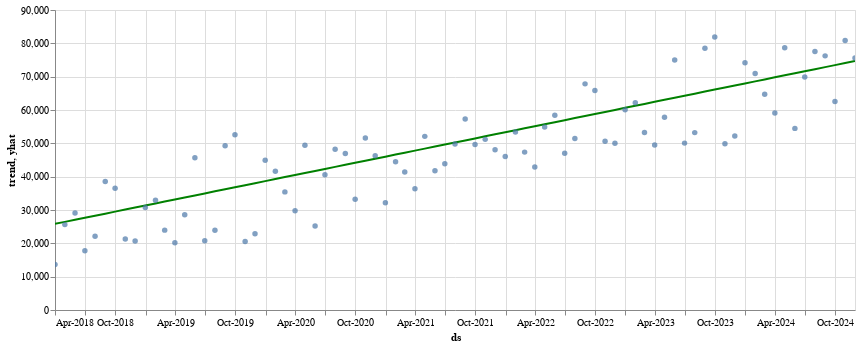

Source (notebook cell):
### Code cell
exp.monthly_projection().properties(width=800)

### Figure 1 — Vega specification as saved in the notebook (floating-point values rounded to 4 significant figures)
{"$schema": "https://vega.github.io/schema/vega/v5.json", "data": [{"name": "param_2_store"}, {"name": "source_0", "values": [{"ds": "2018-03-31T00:00:00.000", "trend": 25840.0, "yhat": 13640.0}, {"ds": "2018-04-30T00:00:00.000", "trend": 26440.0, "yhat": 25610.0}, {"ds": "2018-05-31T00:00:00.000", "trend": 27060.0, "yhat": 29100.0}, {"ds": "2018-06-30T00:00:00.000", "trend": 27660.0, "yhat": 17770.0}, {"ds": "2018-07-31T00:00:00.000", "trend": 28280.0, "yhat": 22160.0}, {"ds": "2018-08-31T00:00:00.000", "trend": 28910.0, "yhat": 38550.0}, {"ds": "2018-09-30T00:00:00.000", "trend": 29510.0, "yhat": 36550.0}, {"ds": "2018-10-31T00:00:00.000", "trend": 30130.0, "yhat": 21320.0}, {"ds": "2018-11-30T00:00:00.000", "trend": 30730.0, "yhat": 20730.0}, {"ds": "2018-12-31T00:00:00.000", "trend": 31350.0, "yhat": 30770.0}, {"ds": "2019-01-31T00:00:00.000", "trend": 31970.0, "yhat": 32900.0}, {"ds": "2019-02-28T00:00:00.000", "trend": 32530.0, "yhat": 23960.0}, {"ds": "2019-03-31T00:00:00.000", "trend": 33160.0, "yhat": 20180.0}, {"ds": "2019-04-30T00:00:00.000", "trend": 33760.0, "yhat": 28550.0}, {"ds": "2019-05-31T00:00:00.000", "trend": 34380.0, "yhat": 45710.0}, {"ds": "2019-06-30T00:00:00.000", "trend": 34980.0, "yhat": 20770.0}, {"ds": "2019-07-31T00:00:00.000", "trend": 35600.0, "yhat": 23920.0}, {"ds": "2019-08-31T00:00:00.000", "trend": 36220.0, "yhat": 49250.0}, {"ds": "2019-09-30T00:00:00.000", "trend": 36820.0, "yhat": 52600.0}, {"ds": "2019-10-31T00:00:00.000", "trend": 37450.0, "yhat": 20570.0}, {"ds": "2019-11-30T00:00:00.000", "trend": 38050.0, "yhat": 22870.0}, {"ds": "2019-12-31T00:00:00.000", "trend": 38670.0, "yhat": 44890.0}, {"ds": "2020-01-31T00:00:00.000", "trend": 39290.0, "yhat": 41630.0}, {"ds": "2020-02-29T00:00:00.000", "trend": 39870.0, "yhat": 35440.0}, {"ds": "2020-03-31T00:00:00.000", "trend": 40490.0, "yhat": 29770.0}, {"ds": "2020-04-30T00:00:00.000", "trend": 41090.0, "yhat": 49400.0}, {"ds": "2020-05-31T00:00:00.000", "trend": 41720.0, "yhat": 25180.0}, {"ds": "2020-06-30T00:00:00.000", "trend": 42320.0, "yhat": 40600.0}, {"ds": "2020-07-31T00:00:00.000", "trend": 42940.0, "yhat": 48240.0}, {"ds": "2020-08-31T00:00:00.000", "trend": 43560.0, "yhat": 46940.0}, {"ds": "2020-09-30T00:00:00.000", "trend": 44160.0, "yhat": 33260.0}, {"ds": "2020-10-31T00:00:00.000", "trend": 44780.0, "yhat": 51580.0}, {"ds": "2020-11-30T00:00:00.000", "trend": 45380.0, "yhat": 46270.0}, {"ds": "2020-12-31T00:00:00.000", "trend": 46000.0, "yhat": 32180.0}, {"ds": "2021-01-31T00:00:00.000", "trend": 46630.0, "yhat": 44470.0}, {"ds": "2021-02-28T00:00:00.000", "trend": 47190.0, "yhat": 41430.0}, {"ds": "2021-03-31T00:00:00.000", "trend": 47810.0, "yhat": 36360.0}, {"ds": "2021-04-30T00:00:00.000", "trend": 48410.0, "yhat": 52090.0}, {"ds": "2021-05-31T00:00:00.000", "trend": 49030.0, "yhat": 41780.0}, {"ds": "2021-06-30T00:00:00.000", "trend": 49630.0, "yhat": 43900.0}, {"ds": "2021-07-31T00:00:00.000", "trend": 50260.0, "yhat": 49790.0}, {"ds": "2021-08-31T00:00:00.000", "trend": 50880.0, "yhat": 57300.0}, {"ds": "2021-09-30T00:00:00.000", "trend": 51480.0, "yhat": 49620.0}, {"ds": "2021-10-31T00:00:00.000", "trend": 52100.0, "yhat": 51190.0}, {"ds": "2021-11-30T00:00:00.000", "trend": 52700.0, "yhat": 48060.0}, {"ds": "2021-12-31T00:00:00.000", "trend": 53320.0, "yhat": 46060.0}, {"ds": "2022-01-31T00:00:00.000", "trend": 53940.0, "yhat": 53370.0}, {"ds": "2022-02-28T00:00:00.000", "trend": 54510.0, "yhat": 47360.0}, {"ds": "2022-03-31T00:00:00.000", "trend": 55130.0, "yhat": 42920.0}, {"ds": "2022-04-30T00:00:00.000", "trend": 55730.0, "yhat": 54900.0}, {"ds": "2022-05-31T00:00:00.000", "trend": 56350.0, "yhat": 58390.0}, {"ds": "2022-06-30T00:00:00.000", "trend": 56950.0, "yhat": 47060.0}, {"ds": "2022-07-31T00:00:00.000", "trend": 57580.0, "yhat": 51450.0}, {"ds": "2022-08-31T00:00:00.000", "trend": 58200.0, "yhat": 67840.0}, {"ds": "2022-09-30T00:00:00.000", "trend": 58800.0, "yhat": 65840.0}, {"ds": "2022-10-31T00:00:00.000", "trend": 59420.0, "yhat": 50620.0}, {"ds": "2022-11-30T00:00:00.000", "trend": 60020.0, "yhat": 50020.0}, {"ds": "2022-12-31T00:00:00.000", "trend": 60650.0, "yhat": 60060.0}, {"ds": "2023-01-31T00:00:00.000", "trend": 61270.0, "yhat": 62190.0}, {"ds": "2023-02-28T00:00:00.000", "trend": 61830.0, "yhat": 53260.0}, {"ds": "2023-03-31T00:00:00.000", "trend": 62450.0, "yhat": 49480.0}, {"ds": "2023-04-30T00:00:00.000", "trend": 63050.0, "yhat": 57840.0}, {"ds": "2023-05-31T00:00:00.000", "trend": 63680.0, "yhat": 75000.0}, {"ds": "2023-06-30T00:00:00.000", "trend": 64280.0, "yhat": 50060.0}, {"ds": "2023-07-31T00:00:00.000", "trend": 64900.0, "yhat": 53220.0}, {"ds": "2023-08-31T00:00:00.000", "trend": 65520.0, "yhat": 78550.0}, {"ds": "2023-09-30T00:00:00.000", "trend": 66120.0, "yhat": 81890.0}, {"ds": "2023-10-31T00:00:00.000", "trend": 66740.0, "yhat": 49860.0}, {"ds": "2023-11-30T00:00:00.000", "trend": 67350.0, "yhat": 52170.0}, {"ds": "2023-12-31T00:00:00.000", "trend": 67970.0, "yhat": 74190.0}, {"ds": "2024-01-31T00:00:00.000", "trend": 68590.0, "yhat": 70940.0}, {"ds": "2024-02-29T00:00:00.000", "trend": 69170.0, "yhat": 64740.0}, {"ds": "2024-03-31T00:00:00.000", "trend": 69800.0, "yhat": 59070.0}, {"ds": "2024-04-30T00:00:00.000", "trend": 70400.0, "yhat": 78700.0}, {"ds": "2024-05-31T00:00:00.000", "trend": 71020.0, "yhat": 54490.0}, {"ds": "2024-06-30T00:00:00.000", "trend": 71620.0, "yhat": 69900.0}, {"ds": "2024-07-31T00:00:00.000", "trend": 72240.0, "yhat": 77540.0}, {"ds": "2024-08-31T00:00:00.000", "trend": 72860.0, "yhat": 76240.0}, {"ds": "2024-09-30T00:00:00.000", "trend": 73470.0, "yhat": 62560.0}, {"ds": "2024-10-31T00:00:00.000", "trend": 74090.0, "yhat": 80880.0}, {"ds": "2024-11-30T00:00:00.000", "trend": 74690.0, "yhat": 75580.0}], "transform": [{"type": "formula", "expr": "toDate(datum['ds'])", "as": "ds"}]}, {"name": "data_0", "values": [{"ds": "2018-03-31T00:00:00.000", "yhat": 13640.0}, {"ds": "2018-04-30T00:00:00.000", "yhat": 25610.0}, {"ds": "2018-05-31T00:00:00.000", "yhat": 29100.0}, {"ds": "2018-06-30T00:00:00.000", "yhat": 17770.0}, {"ds": "2018-07-31T00:00:00.000", "yhat": 22160.0}, {"ds": "2018-08-31T00:00:00.000", "yhat": 38550.0}, {"ds": "2018-09-30T00:00:00.000", "yhat": 36550.0}, {"ds": "2018-10-31T00:00:00.000", "yhat": 21320.0}, {"ds": "2018-11-30T00:00:00.000", "yhat": 20730.0}, {"ds": "2018-12-31T00:00:00.000", "yhat": 30770.0}, {"ds": "2019-01-31T00:00:00.000", "yhat": 32900.0}, {"ds": "2019-02-28T00:00:00.000", "yhat": 23960.0}, {"ds": "2019-03-31T00:00:00.000", "yhat": 20180.0}, {"ds": "2019-04-30T00:00:00.000", "yhat": 28550.0}, {"ds": "2019-05-31T00:00:00.000", "yhat": 45710.0}, {"ds": "2019-06-30T00:00:00.000", "yhat": 20770.0}, {"ds": "2019-07-31T00:00:00.000", "yhat": 23920.0}, {"ds": "2019-08-31T00:00:00.000", "yhat": 49250.0}, {"ds": "2019-09-30T00:00:00.000", "yhat": 52600.0}, {"ds": "2019-10-31T00:00:00.000", "yhat": 20570.0}, {"ds": "2019-11-30T00:00:00.000", "yhat": 22870.0}, {"ds": "2019-12-31T00:00:00.000", "yhat": 44890.0}, {"ds": "2020-01-31T00:00:00.000", "yhat": 41630.0}, {"ds": "2020-02-29T00:00:00.000", "yhat": 35440.0}, {"ds": "2020-03-31T00:00:00.000", "yhat": 29770.0}, {"ds": "2020-04-30T00:00:00.000", "yhat": 49400.0}, {"ds": "2020-05-31T00:00:00.000", "yhat": 25180.0}, {"ds": "2020-06-30T00:00:00.000", "yhat": 40600.0}, {"ds": "2020-07-31T00:00:00.000", "yhat": 48240.0}, {"ds": "2020-08-31T00:00:00.000", "yhat": 46940.0}, {"ds": "2020-09-30T00:00:00.000", "yhat": 33260.0}, {"ds": "2020-10-31T00:00:00.000", "yhat": 51580.0}, {"ds": "2020-11-30T00:00:00.000", "yhat": 46270.0}, {"ds": "2020-12-31T00:00:00.000", "yhat": 32180.0}, {"ds": "2021-01-31T00:00:00.000", "yhat": 44470.0}, {"ds": "2021-02-28T00:00:00.000", "yhat": 41430.0}, {"ds": "2021-03-31T00:00:00.000", "yhat": 36360.0}, {"ds": "2021-04-30T00:00:00.000", "yhat": 52090.0}, {"ds": "2021-05-31T00:00:00.000", "yhat": 41780.0}, {"ds": "2021-06-30T00:00:00.000", "yhat": 43900.0}, {"ds": "2021-07-31T00:00:00.000", "yhat": 49790.0}, {"ds": "2021-08-31T00:00:00.000", "yhat": 57300.0}, {"ds": "2021-09-30T00:00:00.000", "yhat": 49620.0}, {"ds": "2021-10-31T00:00:00.000", "yhat": 51190.0}, {"ds": "2021-11-30T00:00:00.000", "yhat": 48060.0}, {"ds": "2021-12-31T00:00:00.000", "yhat": 46060.0}, {"ds": "2022-01-31T00:00:00.000", "yhat": 53370.0}, {"ds": "2022-02-28T00:00:00.000", "yhat": 47360.0}, {"ds": "2022-03-31T00:00:00.000", "yhat": 42920.0}, {"ds": "2022-04-30T00:00:00.000", "yhat": 54900.0}, {"ds": "2022-05-31T00:00:00.000", "yhat": 58390.0}, {"ds": "2022-06-30T00:00:00.000", "yhat": 47060.0}, {"ds": "2022-07-31T00:00:00.000", "yhat": 51450.0}, {"ds": "2022-08-31T00:00:00.000", "yhat": 67840.0}, {"ds": "2022-09-30T00:00:00.000", "yhat": 65840.0}, {"ds": "2022-10-31T00:00:00.000", "yhat": 50620.0}, {"ds": "2022-11-30T00:00:00.000", "yhat": 50020.0}, {"ds": "2022-12-31T00:00:00.000", "yhat": 60060.0}, {"ds": "2023-01-31T00:00:00.000", "yhat": 62190.0}, {"ds": "2023-02-28T00:00:00.000", "yhat": 53260.0}, {"ds": "2023-03-31T00:00:00.000", "yhat": 49480.0}, {"ds": "2023-04-30T00:00:00.000", "yhat": 57840.0}, {"ds": "2023-05-31T00:00:00.000", "yhat": 75000.0}, {"ds": "2023-06-30T00:00:00.000", "yhat": 50060.0}, {"ds": "2023-07-31T00:00:00.000", "yhat": 53220.0}, {"ds": "2023-08-31T00:00:00.000", "yhat": 78550.0}, {"ds": "2023-09-30T00:00:00.000", "yhat": 81890.0}, {"ds": "2023-10-31T00:00:00.000", "yhat": 49860.0}, {"ds": "2023-11-30T00:00:00.000", "yhat": 52170.0}, {"ds": "2023-12-31T00:00:00.000", "yhat": 74190.0}, {"ds": "2024-01-31T00:00:00.000", "yhat": 70940.0}, {"ds": "2024-02-29T00:00:00.000", "yhat": 64740.0}, {"ds": "2024-03-31T00:00:00.000", "yhat": 59070.0}, {"ds": "2024-04-30T00:00:00.000", "yhat": 78700.0}, {"ds": "2024-05-31T00:00:00.000", "yhat": 54490.0}, {"ds": "2024-06-30T00:00:00.000", "yhat": 69900.0}, {"ds": "2024-07-31T00:00:00.000", "yhat": 77540.0}, {"ds": "2024-08-31T00:00:00.000", "yhat": 76240.0}, {"ds": "2024-09-30T00:00:00.000", "yhat": 62560.0}, {"ds": "2024-10-31T00:00:00.000", "yhat": 80880.0}, {"ds": "2024-11-30T00:00:00.000", "yhat": 75580.0}], "transform": [{"type": "formula", "expr": "toDate(datum['ds'])", "as": "ds"}]}], "signals": [{"name": "unit", "value": {}, "on": [{"events": "pointermove", "update": "isTuple(group()) ? group() : unit"}]}, {"name": "param_2", "update": "vlSelectionResolve(\"param_2_store\", \"union\")"}, {"name": "param_2_ds", "on": [{"events": [{"source": "view", "type": "dblclick"}], "update": "null"}, {"events": {"signal": "param_2_translate_delta"}, "update": "panLinear(param_2_translate_anchor.extent_x, -param_2_translate_delta.x / width)"}, {"events": {"signal": "param_2_zoom_delta"}, "update": "zoomLinear(domain(\"x\"), param_2_zoom_anchor.x, param_2_zoom_delta)"}]}, {"name": "param_2_trend", "on": [{"events": [{"source": "view", "type": "dblclick"}], "update": "null"}, {"events": {"signal": "param_2_translate_delta"}, "update": "panLinear(param_2_translate_anchor.extent_y, param_2_translate_delta.y / height)"}, {"events": {"signal": "param_2_zoom_delta"}, "update": "zoomLinear(domain(\"y\"), param_2_zoom_anchor.y, param_2_zoom_delta)"}]}, {"name": "param_2_tuple", "on": [{"events": [{"signal": "param_2_ds || param_2_trend"}], "update": "param_2_ds && param_2_trend ? {unit: \"view_1\", fields: param_2_tuple_fields, values: [param_2_ds,param_2_trend]} : null"}]}, {"name": "param_2_tuple_fields", "value": [{"field": "ds", "channel": "x", "type": "R"}, {"field": "trend", "channel": "y", "type": "R"}]}, {"name": "param_2_translate_anchor", "value": {}, "on": [{"events": [{"source": "scope", "type": "pointerdown"}], "update": "{x: x(unit), y: y(unit), extent_x: domain(\"x\"), extent_y: domain(\"y\")}"}]}, {"name": "param_2_translate_delta", "value": {}, "on": [{"events": [{"source": "window", "between": [{"source": "scope", "type": "pointerdown"}, {"source": "window", "type": "pointerup"}], "consume": true, "type": "pointermove"}], "update": "{x: param_2_translate_anchor.x - x(unit), y: param_2_translate_anchor.y - y(unit)}"}]}, {"name": "param_2_zoom_anchor", "on": [{"events": [{"source": "scope", "consume": true, "type": "wheel"}], "update": "{x: invert(\"x\", x(unit)), y: invert(\"y\", y(unit))}"}]}, {"name": "param_2_zoom_delta", "on": [{"events": [{"source": "scope", "type": "wheel", "consume": true}], "update": "pow(1.001, event.deltaY * pow(16, event.deltaMode))", "force": true}]}, {"name": "param_2_modify", "on": [{"events": {"signal": "param_2_tuple"}, "update": "modify(\"param_2_store\", param_2_tuple, true)"}]}], "marks": [{"type": "line", "name": "view_1_marks", "from": {"data": "source_0"}, "sort": {"field": "datum[\"ds\"]"}, "encode": {"update": {"stroke": {"value": "green"}, "x": {"field": "ds", "scale": "x"}, "y": {"field": "trend", "scale": "y"}, "defined": {"signal": "isValid(datum[\"ds\"]) && isFinite(+datum[\"ds\"]) && isValid(datum[\"trend\"]) && isFinite(+datum[\"trend\"])"}}}, "style": ["line"], "interactive": true, "clip": true}, {"type": "symbol", "name": "layer_1_marks", "from": {"data": "data_0"}, "encode": {"update": {"y": {"field": "yhat", "scale": "y"}, "x": {"field": "ds", "scale": "x"}, "shape": {"value": "circle"}, "opacity": {"value": 0.7}, "fill": {"value": "#4c78a8"}}}, "clip": true, "style": ["circle"], "interactive": false}], "scales": [{"name": "x", "type": "time", "domain": {"fields": [{"data": "source_0", "field": "ds"}, {"data": "data_0", "field": "ds"}]}, "range": [0, {"signal": "width"}], "domainRaw": {"signal": "param_2[\"ds\"]"}}, {"name": "y", "type": "linear", "domain": {"fields": [{"data": "source_0", "field": "trend"}, {"data": "data_0", "field": "yhat"}]}, "range": [{"signal": "height"}, 0], "zero": true, "domainRaw": {"signal": "param_2[\"trend\"]"}, "nice": true}], "axes": [{"scale": "x", "gridScale": "y", "grid": true, "maxExtent": 0, "ticks": false, "aria": false, "orient": "bottom", "zindex": 0, "minExtent": 0, "domain": false, "labels": false, "tickCount": {"signal": "ceil(width/40)"}}, {"scale": "y", "aria": false, "grid": true, "minExtent": 0, "ticks": false, "domain": false, "labels": false, "zindex": 0, "tickCount": {"signal": "ceil(height/40)"}, "gridScale": "x", "orient": "left", "maxExtent": 0}, {"scale": "x", "title": "ds", "labelOverlap": true, "format": "%b-%Y", "zindex": 0, "orient": "bottom", "grid": false, "labelFlush": true, "tickCount": {"signal": "ceil(width/40)"}}, {"scale": "y", "labelOverlap": true, "grid": false, "tickCount": {"signal": "ceil(height/40)"}, "title": "trend, yhat", "zindex": 0, "orient": "left"}], "height": 300, "style": "cell", "background": "white", "padding": 5, "width": 800}
